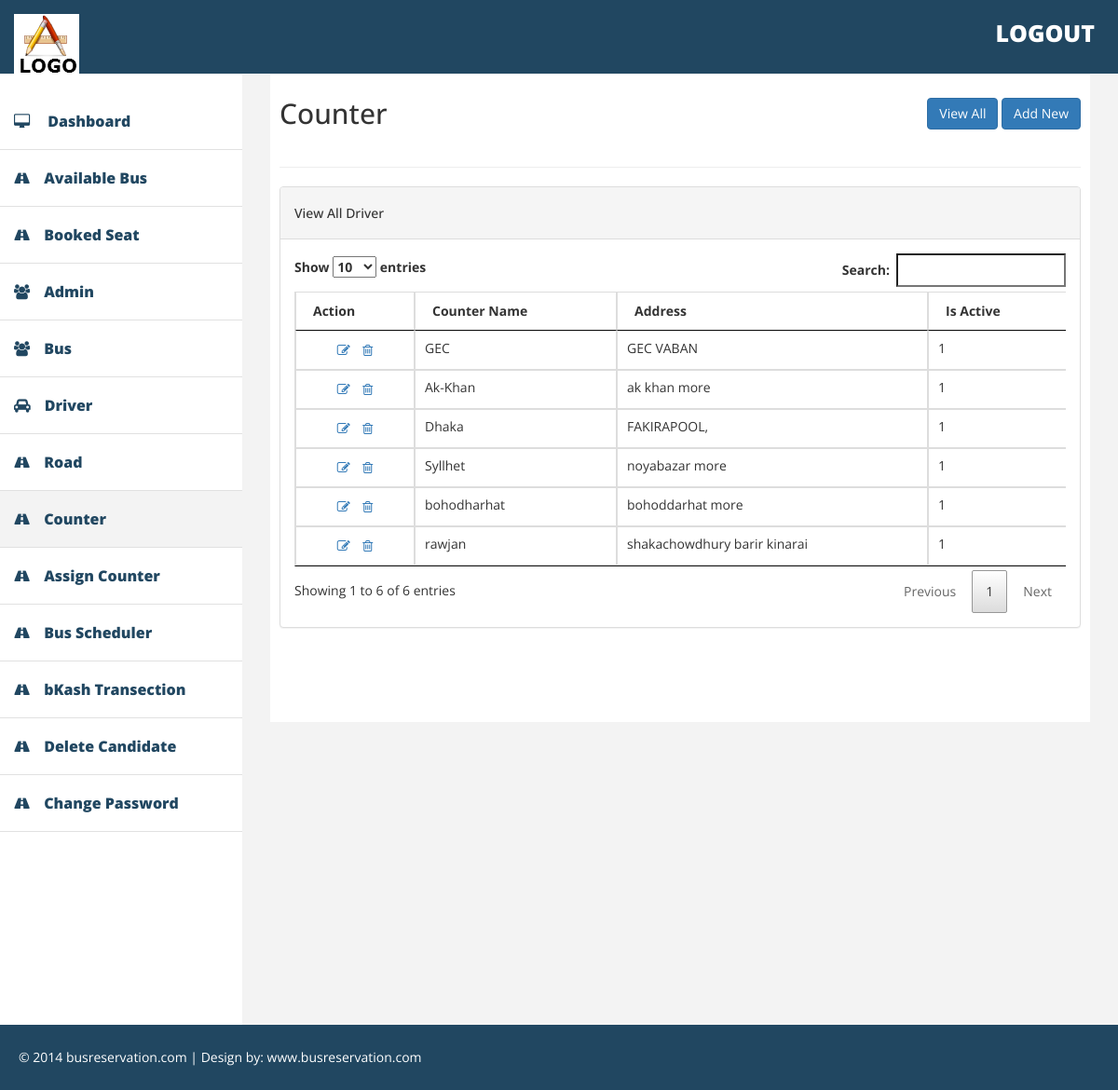
/admin/counter.php (signed in), run on the app's committed database.
### tables this page shows
CREATE TABLE IF NOT EXISTS `counter` (
  `id_counter` int(11) NOT NULL,
  `counter_name` varchar(255) NOT NULL,
  `address` text NOT NULL,
  `is_active` int(11) NOT NULL
);

### classes/DbHelper.php (called while the page is built, shortened)
<?php
class DbHelper{
    private $db_connect;
    public function __construct() {
		$host_name='localhost';
		$user_name='root';
		$password='';
		$db_name='reservation';
		$this->db_connect=  mysqli_connect($host_name,$user_name,$password,$db_name);
    }
	public function getAll( $table_name ) {
		$query_str = " SELECT * FROM ".$table_name;
		$sql_query = mysqli_query( $this->db_connect, $query_str );
		return $sql_query;
	}
}

### admin/counter.php (the view, shortened to what this page needs)
<?php
include('include/header.php');
include('../classes/DbHelper.php');
$dbHelper = new DbHelper();
$results = $dbHelper->getAll("counter");
?>
            <div id="page-wrapper" >
                <div id="page-inner">
                    <div class="row">
                        <div class="col-md-8">
                            <h2>Counter</h2>
                        </div>
                        <div class="col-md-4">
                            <div class="form-group text-right" style="margin:20px 0;">
                                <a href="" class="btn btn-primary">View All</a>
                                <a href="#add-new-section" class="btn btn-primary show-section">Add New</a>
                            </div>
                        </div>
                    </div>
                    <hr />
                    <div class="row section" id="view-all-section">
                        <div class="col-md-12">
                            <div class="panel panel-default">
                                <div class="panel-heading">
                                    <h5>View All Driver</h5>
                                </div>
                                <div class="panel-body">
                                     <div class="table-responsive">
                                      <table class="table table-bordered">
                                        <thead>
                                          <tr>
                                            <th>Action</th>
                                            <th>Counter Name</th>
                                            <th>Address</th>
                                            <th>Is Active</th>
                                          </tr>
                                        </thead>
                                        <tbody>
                                        <?php
                                            while( $row = mysqli_fetch_array( $results ) ) {
                                                ?>
                                                  <tr>
                                                    <td class="text-center"><a class="edit-item" href="<?php echo $row['id_counter']; ?>" title="Edit"><i class="fa fa-edit"></i></a> <a class="delete-item" href="<?php echo $row['id_counter']; ?>" title="Delete"><i class="fa fa-trash-o"></i></a></td>
                                                    <td><?php echo $row['counter_name']; ?></td>
                                                    <td><?php echo $row['address']; ?></td>
                                                    <td><?php echo $row['is_active']; ?></td>
                                                  </tr>
                                                <?php
                                            }
                                        ?>
                                        </tbody>
                                      </table>
                                    </div>
                                </div>
                            </div>
                        </div>
                    </div>
                </div>
            </div>
<?php
include('include/footer.php');
?>

### assets/admin_assets/css/datatable.css (style rules this page uses)
table.dataTable { width:100%;margin:0 auto;clear:both;border-collapse:separate;border-spacing:0 }
table.dataTable thead th,table.dataTable tfoot th { font-weight:bold }
table.dataTable thead th,table.dataTable thead td { padding:10px 18px;border-bottom:1px solid #111 }
table.dataTable thead .sorting,table.dataTable thead .sorting_asc,table.dataTable thead .sorting_desc,table.dataTable thead .sorting_asc_disabled,table.dataTable thead .sorting_desc_disabled { cursor:pointer;*cursor:hand }
table.dataTable thead .sorting,table.dataTable thead .sorting_asc,table.dataTable thead .sorting_desc,table.dataTable thead .sorting_asc_disabled,table.dataTable thead .sorting_desc_disabled { background-repeat:no-repeat;background-position:center right }
table.dataTable thead .sorting { background-image:url("../images/sort_both.png") }
table.dataTable thead .sorting_asc { background-image:url("../images/sort_asc.png") }
table.dataTable tbody tr { background-color:#ffffff }
table.dataTable tbody th,table.dataTable tbody td { padding:8px 10px }
table.dataTable.no-footer { border-bottom:1px solid #111 }
table.dataTable,table.dataTable th,table.dataTable td { -webkit-box-sizing:content-box;box-sizing:content-box }

### assets/admin_assets/css/custom.css (style rules this page uses)
body { font-family: 'Open Sans', sans-serif; line-height:30px; }
#page-wrapper { padding: 15px 15px; min-height: 600px; background:#F3F3F3; }
#page-inner { width:100%; margin:10px 20px 10px 0px; background-color:#fff!important; padding:10px; min-height:700px; }
.fa { padding:5px; }
@media (min-width:768px) { #page-wrapper { margin: 0 0 0 260px; padding: 15px 30px; min-height: 1050px; } }

### data on the page
counter: counter_name "GEC", address "GEC VABAN", is_active "1"
counter: counter_name "Ak-Khan", address "ak khan more", is_active "1"
counter: counter_name "Dhaka", address "FAKIRAPOOL,", is_active "1"
counter: counter_name "Syllhet", address "noyabazar more", is_active "1"
counter: counter_name "bohodharhat", address "bohoddarhat more", is_active "1"
counter: counter_name "rawjan", address "shakachowdhury barir kinarai", is_active "1"
